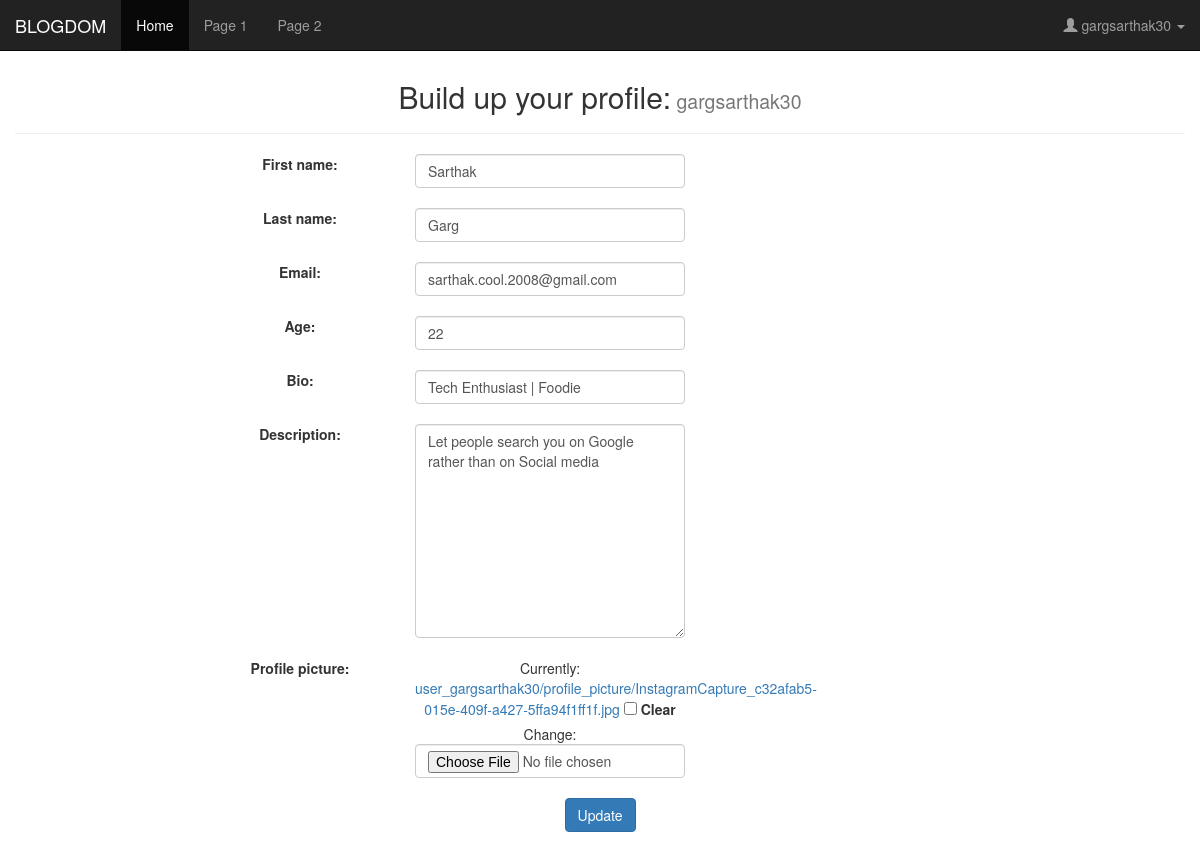
The page /blogs/profile/edit/ (signed in) on the database its author committed.
### blogs/models.py (models this page shows, shortened)
class UserBlogdom(models.Model):
    user = models.OneToOneField(User)
    first_name = models.CharField(max_length=50)
    last_name = models.CharField(max_length=50)
    email = models.EmailField(null=False, blank=False)
    age = models.PositiveSmallIntegerField(blank=True, null=True, validators=[MaxValueValidator(100)])
    bio = models.CharField(max_length=150, blank=True, null=True)
    description = models.CharField(max_length=500, blank=True, null=True)
    profile_picture = models.ImageField(blank=True, null=True, upload_to=content_profile_picture)
    User.profile = property(lambda u: UserBlogdom.objects.get_or_create(user=u)[0])

### blogs/views.py (the view)
@login_required
def UserBlogdomUpdate(request):
    if request.method == 'POST':
        form = UserBlogdomForm(request.POST, request.FILES, instance=request.user.profile)
        if form.is_valid():
            form.save(commit=True)
            return HttpResponseRedirect(reverse('user_profile', kwargs={'pk': request.user.username}))
    else:
        user = request.user
        profile = user.profile
        form = UserBlogdomForm(instance=profile)
    args = {}
    args['form'] = form
    return render(request, 'blogs/profile_edit.html', args)

### blogs/forms.py
class UserBlogdomForm(forms.ModelForm):
    class Meta:
        model = UserBlogdom
        fields = ('first_name', 'last_name', 'email', 'age', 'bio', 'description', 'profile_picture')
        widgets = {'description': forms.Textarea}

### user_account/templatetags/formcontrol.py (called while the page is built)
@register.filter(name = 'addcss')
def addcss(field, css):
    return field.as_widget(attrs={"class":css})

### blogs/templates/blogs/profile_edit.html (shortened to what this page needs)
{% extends 'blogs/base.html' %}
{% block content %}
{% load formcontrol %}
<br/>
<div class = "container-fluid">
<center>
<h2>Build up your profile:<small>&nbsp;{{request.user.username}}</small></h2><hr/>
    <form action = "{% url 'user_profile_edit' %}" method = "post" enctype="multipart/form-data">
    {% for field in form %}
<div class = "row">
    <div class = "form-group">
    <div class = "col-md-2"></div>
    <div class = "col-md-2">
        <label>{{field.label_tag}}</label>
    </div>
    <div class = "col-md-3">
        {{field|addcss:"form-control"}}<br/>
    </div>
<div class = "col-md-3">
</div>
        <div class = "col-md-2"></div>
    </div>
    </div>
{% endfor %}
    <center>
<input class = "btn btn-primary" type="submit" value="Update" /><br/><br/>
</center>
</form>
</center>
    </div>
    {% endblock %}

### blogs/templates/blogs/base.html (shortened to what this page needs)
<!DOCTYPE html>
<html lang="en">
<head>
    {% load static %}
    <link rel="stylesheet" type="text/css" href="{% static 'blogs/css/bootstrap.css' %}">
    <link rel="stylesheet" type="text/css" href="{% static 'blogs/css/bootstrap.min.css' %}">
    <link rel="stylesheet" href="https://maxcdn.bootstrapcdn.com/bootstrap/3.3.6/css/bootstrap.min.css">
</head>
<body>
<nav class="navbar navbar-inverse navbar-fixed-top ">
  <div class="container-fluid">
    <div class="navbar-header">
        <a class="navbar-brand" href="{% url 'index' %}">BLOGDOM</a>
    </div>
    <div class="collapse navbar-collapse" id="bs-example-navbar-collapse-1">
        <ul class="nav navbar-nav">
          <li class="active"><a href="#">Home</a></li>
          <li><a href="#">Page 1</a></li>
          <li><a href="#">Page 2</a></li>
        </ul>
        <ul class="nav navbar-nav navbar-right">
            {% if not request.user.is_anonymous %}
            <li class = "dropdown">
                <a class="dropdown-toggle" data-toggle="dropdown" role="button" aria-haspopup="true" aria-expanded="false" href = "#" >
                    <span class="glyphicon glyphicon-user">
                    </span>&nbsp;{{request.user}}
                <span class="caret"></span></a>
            </li>
            {% endif %}
        </ul>
  </div>
  </div>
</nav>
<br/>
<br/>
{% block content %}
{% endblock %}
</body>
</html>

### blogs/templates/blogs/base.html (style rules this page uses)
body { background-color: #ffffff; }

### rows shown on the page
UserBlogdom: form "Sarthak" "Garg" "sarthak.cool.2008@gmail.com" "22" "Tech Enthusiast | Foodie" "Let people search you on Google rather than on Social media"

### other values the page prints
{{ request.user }} "gargsarthak30"
{{ request.user.username }} "gargsarthak30"
{{ field.label_tag }} "First name:" "Last name:" "Email:" "Age:" "Bio:" "Description:" "Profile picture:"
